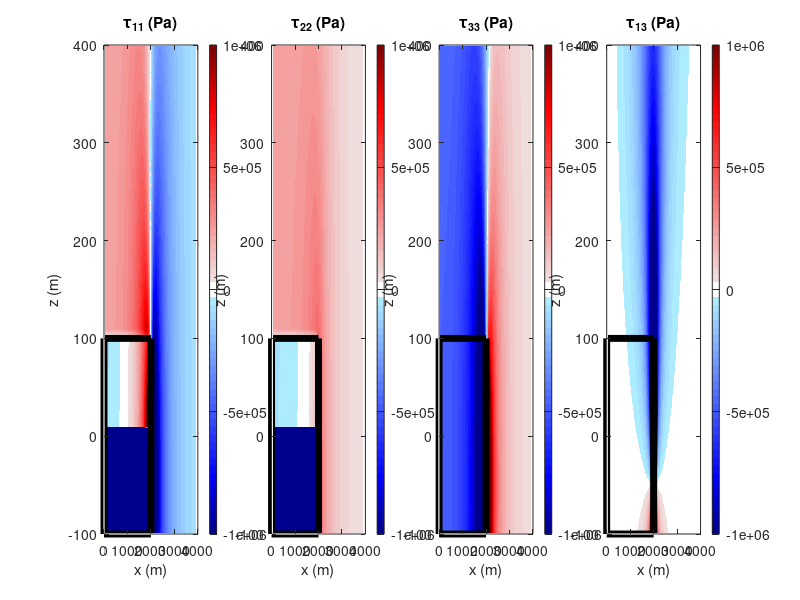

The MATLAB script that drew this image:
clear all

%%%The function plot stresses of a TPE inclusion
%%% Input parameters are in S.I.
%%% Massimo Nespoli 01/03/2022
%%%%input%%%%%%
load CaseTEST
xlim=2000;
zlim1=0;
zlim2=100;
%%%%%%%%%%%%%%%%


 xr = reshape(x', 1, []);
 zr = 3000-reshape(z', 1, []);
 tau11r = reshape(tau11', 1, []);
 tau22r=reshape(tau22', 1, []);
 tau33r=reshape(tau33', 1, []);
 tau13r=reshape(tau13', 1, []);
 
 
figure('Position', [10 10 1300 200])
subplot(1,4,1)
xlin2=linspace(min(xr),max(xr),500);
ylin2=linspace(min(zr),max(zr),500);
[X,Y]=meshgrid(xlin2,ylin2);
disp =griddata(xr,zr,tau11r,X,Y); 
L=image(xlin2,ylin2,disp,'Cdatamapping','scaled');
 colorbar
      load('MyColormaps.mat','bluered');
set(gcf,'Colormap',bluered);
hold on
pos=[0 -100 2000 200];
rectangle('Position',pos,'LineWidth',5)

      caxis([-1 1]*1e6);
     set(gca, 'YDir', 'normal');
     
     %axis equal 
     axis([0 2*a 0-200/2 2*200]);
     xlabel('x (m)');
     ylabel('z (m)');
     title('\tau_1_1 (Pa)');

subplot(1,4,2)
xlin2=linspace(min(xr),max(xr),500);
ylin2=linspace(min(zr),max(zr),500);
[X,Y]=meshgrid(xlin2,ylin2);
disp =griddata(xr,zr,tau22r,X,Y); 
L=image(xlin2,ylin2,disp,'Cdatamapping','scaled');
 colorbar
      load('MyColormaps.mat','bluered');
set(gcf,'Colormap',bluered);
hold on
pos=[0 -100 2000 200];
rectangle('Position',pos,'LineWidth',5)

       caxis([-1 1]*1e6);
     set(gca, 'YDir', 'normal');
     
     %axis equal 
     axis([0 2*a 0-200/2 2*200]);
     xlabel('x (m)');
     ylabel('z (m)');
     title('\tau_2_2 (Pa)');

     subplot(1,4,3)
xlin2=linspace(min(xr),max(xr),500);
ylin2=linspace(min(zr),max(zr),500);
[X,Y]=meshgrid(xlin2,ylin2);
disp =griddata(xr,zr,tau33r,X,Y); 
L=image(xlin2,ylin2,disp,'Cdatamapping','scaled');
 colorbar
      load('MyColormaps.mat','bluered');
set(gcf,'Colormap',bluered);
hold on
pos=[0 -100 2000 200];
rectangle('Position',pos,'LineWidth',5)

       caxis([-1 1]*1e6);
     set(gca, 'YDir', 'normal');
     
     %axis equal 
     axis([0 2*a 0-200/2 2*200]);
     xlabel('x (m)');
     ylabel('z (m)');
     title('\tau_3_3 (Pa)');
     
     subplot(1,4,4)
xlin2=linspace(min(xr),max(xr),500);
ylin2=linspace(min(zr),max(zr),500);
[X,Y]=meshgrid(xlin2,ylin2);
disp =griddata(xr,zr,tau13r,X,Y); 
L=image(xlin2,ylin2,disp,'Cdatamapping','scaled');
 colorbar
      load('MyColormaps.mat','bluered');
set(gcf,'Colormap',bluered);
hold on
pos=[0 -100 2000 200];
rectangle('Position',pos,'LineWidth',5)

       caxis([-1 1]*1e6);
     set(gca, 'YDir', 'normal');
     
     %axis equal 
     axis([0 2*a 0-200/2 2*200]);
     xlabel('x (m)');
     ylabel('z (m)');
     title('\tau_1_3 (Pa)');

 

